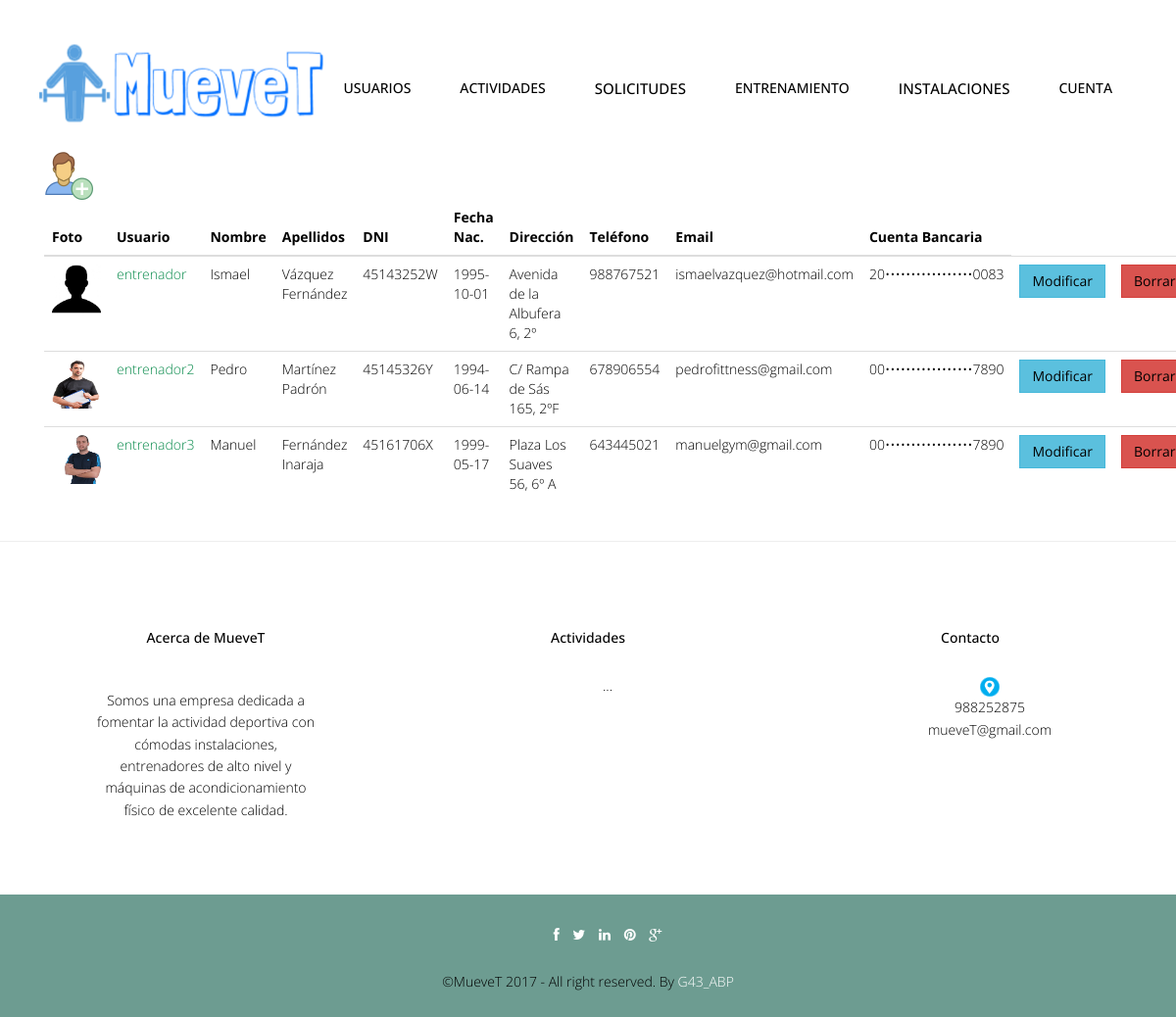
/abp/Controllers/ENTRENADOR_Controller.php?user=entrenador (signed in), run on the app's committed database.
### tables this page shows
CREATE TABLE IF NOT EXISTS `usuario` (
  `foto` varchar(500) DEFAULT '../img/user.jpg',
  `userName` varchar(20) NOT NULL,
  `password` varchar(128) NOT NULL,
  `tipoUsuario` int(10) NOT NULL,
  `nombre` varchar(20) NOT NULL,
  `apellidos` varchar(70) NOT NULL,
  `dni` varchar(9) NOT NULL,
  `fechaNac` date NOT NULL,
  `direccion` varchar(80) DEFAULT NULL,
  `telefono` int(15) DEFAULT NULL,
  `email` varchar(30) NOT NULL
);

CREATE TABLE IF NOT EXISTS `entrenador` (
  `userName` varchar(20) NOT NULL,
  `cuentaBanc` varchar(20) NOT NULL
);

### abp/Models/USUARIO_Model.php (called while the page is built, shortened)
<?php
include '../Functions/LibraryFunctions.php';
class USUARIO_Modelo {
    var $mysqli;
    function ConectarBD() {
        $this->mysqli = new mysqli("localhost", "root", "", "muevet");
    }
    function ConsultarTodo($user) {
        if ($user == "entrenador") {
            $sql = "SELECT * FROM USUARIO, ENTRENADOR WHERE USUARIO.userName=ENTRENADOR.userName AND USUARIO.tipoUsuario=2";
        } else if ($user == "deportista") {
            $sql = "SELECT * FROM USUARIO, DEPORTISTA WHERE USUARIO.userName=DEPORTISTA.userName AND USUARIO.tipoUsuario=3";
        } else {
            $sql = "SELECT * FROM USUARIO";
        }
        if (!($resultado = $this->mysqli->query($sql))) {
            return 'Error en la consulta sobre la base de datos';
        } else {
            $toret = array();
            $i = 0;
            while ($fila = $resultado->fetch_array()) {
                $toret[$i] = $fila;
                $i++;
            }
            return $toret;
        }
    }
}
?>

### abp/Views/ENTRENADOR_SHOWALL_Vista.php (the view, shortened to what this page needs)
<?php
class ENTRENADOR_Show {
    private $datos;
    function __construct($array, $volver) {
        $this->datos = $array;
        $this->render();
    }
    function render() {
        ?>
        <div class="container">
            <?php
            $lista = array('foto', 'userName', 'nombre', 'apellidos', 'dni', 'fechaNac', 'direccion', 'telefono', 'email', 'cuentaBanc');
            ?>
            <div class="container">
                     <div align='left'>
                         <a href='ENTRENADOR_Controller.php?accion=<?php echo $strings['Insertar']; ?>'><img src="../img/useradd.png" width="50px" height="50px"></a>
                    <table class="table">
                        <thead class="thead-dark">
                            <tr>
                                <?php
                                foreach ($lista as $titulo) {
                                    echo "<th>";
                                    echo $strings[$titulo];
                                    echo "</th>";
                                }
                                echo "</tr>";
                                echo "</thead>";
                                echo "<tbody>";
                                for ($j = 0; $j < count($this->datos); $j++) {
                                    echo "<tr>";
                                    foreach ($this->datos [$j] as $clave => $valor) {
                                        for ($i = 0; $i < count($lista); $i++) {
                                            if ($clave === $lista[$i]) {
                                                echo "<td>";
                                                if (($clave === 'foto')) {
                                                    if (is_file($valor)) {
                                                        ?><a target='_blank' href='<?php echo $valor ?>'><img src='<?php echo $valor ?>' width="50" height="50"></a> <?php
                                                    } else {
                                                        ?><a target='_blank' href="../img/user.jpg"><img src="../img/user.jpg" width="50" height="50"></a> <?php
                                                }
                                                break;
                                            } if ($clave === 'tipoUsuario') {
                                                echo $strings[ConsultarNOMRol($valor)];
                                                break;
                                            }
                                            if($clave == 'cuentaBanc'){
                                                $pre = substr($valor, 0, 2);
                                                $post= substr($valor, -4);
                                                $resultado = $pre."•••••••••••••••••".$post;
                                                echo $resultado;
                                                break;
                                            }
                                            if ($clave === 'userName') {
                                                ?>
                                            <a href='ENTRENADOR_Controller.php?userName=<?php echo $this->datos[$j]['userName'] . '&accion=' . $strings['Ver']; ?>'><font color="#088A4B"><?php echo $valor; ?></font></a> <?php
                                        } else {
                                            echo $valor;
                                        }
                                        echo "</td>";
                                    }
                                }
                            }
                            ?>
                            <td><button type="button" class="btn btn-info"><a href='ENTRENADOR_Controller.php?userName=<?php echo $this->datos[$j]['userName'] . '&accion=' . $strings['Modificar']; ?>'><?php echo $strings['Modificar']; ?></a></button></td>
                            <td><button type="button" class="btn btn-danger"><a href='ENTRENADOR_Controller.php?userName=<?php echo $this->datos[$j]['userName'] . '&accion=' . $strings['Borrar']; ?>'><?php echo $strings['Borrar']; ?></a></button></td>
                                    <?php
                                }
                                ?>
                        </tbody>
                    </table>
                </div>
            </div>
        </div>
        <?php
        include '../Views/footer.php';
    }
}

### abp/css/style.css (style rules this page uses)
body { font-family:'Open Sans', Arial, sans-serif; font-size:14px; font-weight:300; line-height:1.6em; color:#000; background-color:#fff; }
.link-list ul,li,a { color:#000; list-style:none; }

### abp/css/overwrite.css (style rules this page uses)
.btn { text-shadow: none; background-image:none; border-color: none; border-bottom-color: none; -webkit-box-shadow: none; -moz-box-shadow: none; box-shadow: none; }
.btn { outline:0; -webkit-border-radius: 0; -moz-border-radius: 0; border-radius: 0; }

### data on the page
usuario: foto (placeholder picture), nombre "Ismael", apellidos "Vázquez Fernández", dni "45143252W", fechaNac "1995-10-01", direccion "Avenida de la Albufera 6, 2º", telefono "988767521", email "ismaelvazquez@hotmail.com"
entrenador: userName "entrenador", cuentaBanc "20•••••••••••••••••0083"
usuario: foto (picture), nombre "Pedro", apellidos "Martínez Padrón", dni "45145326Y", fechaNac "1994-06-14", direccion "C/ Rampa de Sás 165, 2ºF", telefono "678906554", email "pedrofittness@gmail.com"
entrenador: userName "entrenador2", cuentaBanc "00•••••••••••••••••7890"
usuario: foto (picture), nombre "Manuel", apellidos "Fernández Inaraja", dni "45161706X", fechaNac "1999-05-17", direccion "Plaza Los Suaves 56, 6º A", telefono "643445021", email "manuelgym@gmail.com"
entrenador: userName "entrenador3", cuentaBanc "00•••••••••••••••••7890"

### other printed values
$strings['Cuenta'] "CUENTA"
$strings[$titulo] "Foto"
$strings[$titulo] "Usuario"
$strings[$titulo] "Nombre"
$strings[$titulo] "Apellidos"
$strings[$titulo] "DNI"
$strings[$titulo] "Fecha Nac."
$strings[$titulo] "Dirección"
$strings[$titulo] "Teléfono"
$strings[$titulo] "Email"
$strings[$titulo] "Cuenta Bancaria"
